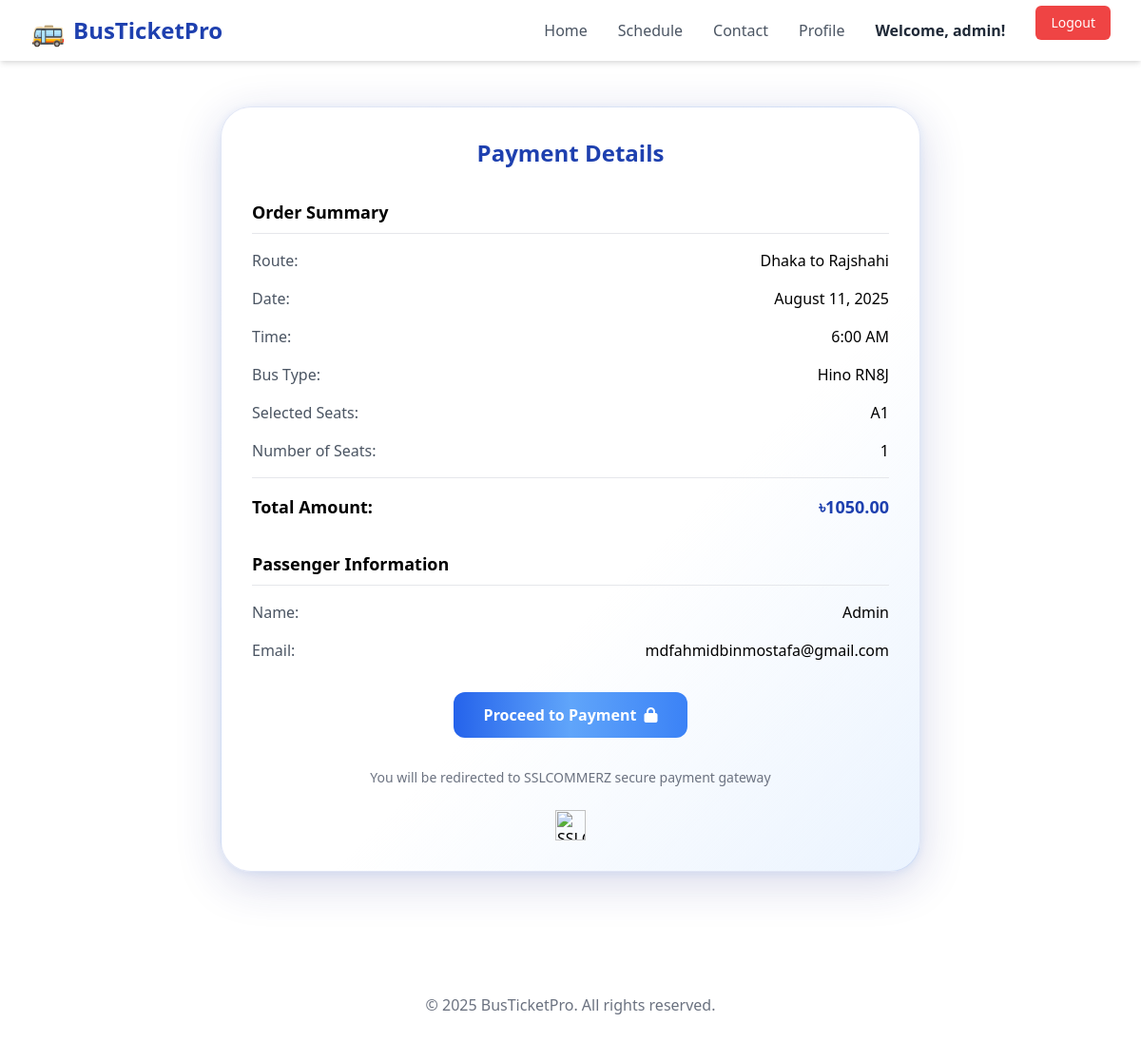
/payment/23/ (signed in), run on the app's committed database.
### ticket/models.py (models this page shows, shortened)
class User(AbstractUser):
    phone = models.CharField(max_length=15, blank=True, null=True)

class Booking(models.Model):
    schedule = models.ForeignKey(Schedule, on_delete=models.CASCADE)
    user = models.ForeignKey(User, on_delete=models.CASCADE, null=True, blank=True)
    passenger_name = models.CharField(max_length=100)
    passenger_email = models.EmailField()
    passenger_phone = models.CharField(max_length=15, null=True, blank=True)
    seats_booked = models.PositiveIntegerField()
    booking_time = models.DateTimeField(auto_now_add=True)
    is_confirmed = models.BooleanField(default=False)

class Schedule(models.Model):
    bus = models.ForeignKey(Bus, on_delete=models.CASCADE)
    route = models.ForeignKey(Route, on_delete=models.CASCADE)
    departure_time = models.DateTimeField()
    arrival_time = models.DateTimeField()
    fare = models.DecimalField(max_digits=8, decimal_places=2)

class Route(models.Model):
    origin = models.CharField(max_length=100)
    destination = models.CharField(max_length=100)
    distance_km = models.FloatField()
    def __str__(self):
        return f"{self.origin} to {self.destination}"

class Bus(models.Model):
    name = models.CharField(max_length=100, default="")
    number_plate = models.CharField(max_length=20, unique=True)
    capacity = models.PositiveIntegerField()
    bus_type = models.CharField(max_length=50)

class Ticket(models.Model):
    booking = models.ForeignKey(Booking, on_delete=models.CASCADE)
    seat_number = models.PositiveIntegerField()
    issued_at = models.DateTimeField(auto_now_add=True)

### ticket/views.py (the view)
# urls.py: path('payment/<int:booking_id>/', views.payment, name='payment'),
def payment(request, booking_id):
    booking = get_object_or_404(Booking, id=booking_id)
    tickets = Ticket.objects.filter(booking=booking)
    total_amount = booking.seats_booked * booking.schedule.fare
    return render(request, 'payment.html', {
        'booking': booking,
        'tickets': tickets,
        'total_amount': total_amount
    })

### ticket/templatetags/ticket_tags.py (called while the page is built)
@register.filter(name='to_seat_name')
def to_seat_name(seat_number):
    if not isinstance(seat_number, int) or seat_number <= 0:
        return ""
    seats_per_row = 4
    row = chr(ord('A') + (seat_number - 1) // seats_per_row)
    col = (seat_number - 1) % seats_per_row + 1
    return f"{row}{col}"

### templates/payment.html (shortened to what this page needs)
{% load ticket_tags %}
{% include 'header.html' %}
<!DOCTYPE html>
<html lang="en">
<head>
    <link href="https://cdn.jsdelivr.net/npm/tailwindcss@2.2.19/dist/tailwind.min.css" rel="stylesheet">
    <link href="https://cdnjs.cloudflare.com/ajax/libs/font-awesome/6.4.0/css/all.min.css" rel="stylesheet">
</head>
<body class="bg-gradient-to-br from-blue-300/60 via-white/80 to-blue-100/60 min-h-screen">
    <main class="max-w-3xl mx-auto py-12 px-2 md:px-4">
        <div class="glassy-3d-card rounded-2xl shadow-lg p-8">
            <h2 class="text-2xl font-bold text-center text-blue-800 mb-8">Payment Details</h2>
            <div class="mb-8">
                <h3 class="text-lg font-semibold mb-4 pb-2 border-b">Order Summary</h3>
                <div class="space-y-4">
                    <div class="flex justify-between">
                        <span class="text-gray-600">Route:</span>
                        <span class="font-medium">{{ booking.schedule.route }}</span>
                    </div>
                    <div class="flex justify-between">
                        <span class="text-gray-600">Date:</span>
                        <span class="font-medium">{{ booking.schedule.departure_time|date:"F j, Y" }}</span>
                    </div>
                    <div class="flex justify-between">
                        <span class="text-gray-600">Time:</span>
                        <span class="font-medium">{{ booking.schedule.departure_time|date:"g:i A" }}</span>
                    </div>
                    <div class="flex justify-between">
                        <span class="text-gray-600">Bus Type:</span>
                        <span class="font-medium">{{ booking.schedule.bus.bus_type }}</span>
                    </div>
                    <div class="flex justify-between">
                        <span class="text-gray-600">Selected Seats:</span>
                        <span class="font-medium">
                            {% for ticket in tickets %}
                                {{ ticket.seat_number|to_seat_name }}{% if not forloop.last %}, {% endif %}
                            {% endfor %}
                        </span>
                    </div>
                    <div class="flex justify-between">
                        <span class="text-gray-600">Number of Seats:</span>
                        <span class="font-medium">{{ booking.seats_booked }}</span>
                    </div>
                    <div class="flex justify-between text-lg font-semibold pt-4 border-t">
                        <span>Total Amount:</span>
                        <span class="text-blue-800">৳{{ total_amount }}</span>
                    </div>
                </div>
            </div>
            <div class="mb-8">
                <h3 class="text-lg font-semibold mb-4 pb-2 border-b">Passenger Information</h3>
                <div class="space-y-4">
                    <div class="flex justify-between">
                        <span class="text-gray-600">Name:</span>
                        <span class="font-medium">{{ booking.passenger_name }}</span>
                    </div>
                    <div class="flex justify-between">
                        <span class="text-gray-600">Email:</span>
                        <span class="font-medium">{{ booking.passenger_email }}</span>
                    </div>
                </div>
            </div>
            <div class="text-center">
                <form method="POST" action="{% url 'initiate_payment' %}" class="inline-block">
                    <button type="submit" class="bg-gradient-to-r from-blue-600 via-blue-400 to-blue-500 text-white px-8 py-3 rounded-xl font-semibold hover:scale-105 hover:from-blue-700 hover:to-blue-500 focus:ring-4 focus:ring-blue-300 transition-all duration-200 flex items-center justify-center space-x-2">
                        <span>Proceed to Payment</span>
                        <i class="fas fa-lock"></i>
                    </button>
                </form>
                <p class="mt-4 text-sm text-gray-500">You will be redirected to SSLCOMMERZ secure payment gateway</p>
                <div class="mt-6 flex justify-center space-x-4">
                    <img src="https://securepay.sslcommerz.com/public/image/SSLCommerz-Pay-With-logo-All-Size-01.png"
                         alt="SSLCOMMERZ" class="h-8">
                </div>
            </div>
        </div>
    </main>
    <footer class="bg-white/80 py-8 mt-12 backdrop-blur-md">
        <div class="max-w-7xl mx-auto px-6 text-center text-gray-500">
            <p>&copy; 2025 BusTicketPro. All rights reserved.</p>
        </div>
    </footer>
</body>
</html>

### templates/header.html (shortened to what this page needs)
{% load static %}
<header class="bg-white shadow-md sticky top-0 z-50">
    <div class="max-w-7xl mx-auto px-4 sm:px-6 lg:px-8">
        <div class="flex justify-between items-center h-16">
            <div class="flex-shrink-0">
                <a href="{% url 'home' %}" class="flex items-center gap-2">
                    <span class="text-3xl">🚌</span>
                    <span class="text-2xl font-bold text-blue-800">BusTicketPro</span>
                </a>
            </div>
            <nav class="hidden md:flex items-center space-x-8">
                <a href="{% url 'home' %}" class="text-gray-600 hover:text-blue-700 font-medium transition">Home</a>
                <a href="{% url 'schedule' %}" class="text-gray-600 hover:text-blue-700 font-medium transition">Schedule</a>
                <a href="{% url 'contact' %}" class="text-gray-600 hover:text-blue-700 font-medium transition">Contact</a>
                {% if user.is_authenticated %}
                    <a href="{% url 'profile' %}" class="text-gray-600 hover:text-blue-700 font-medium transition">Profile</a>
                    <span class="text-gray-800 font-semibold">Welcome, {{ user.username }}!</span>
                    <form method="post" action="{% url 'logout' %}">
                        <button type="submit" class="bg-red-500 text-white px-4 py-2 rounded-md text-sm font-medium hover:bg-red-600 transition">Logout</button>
                    </form>
                {% else %}
                    <a href="{% url 'login' %}" class="text-gray-600 hover:text-blue-700 font-medium transition">Login</a>
                    <a href="{% url 'register' %}" class="bg-blue-600 text-white px-4 py-2 rounded-md text-sm font-medium hover:bg-blue-700 transition">Register</a>
                {% endif %}
            </nav>
        </div>
    </div>
</header>

### templates/payment.html (style rules this page uses)
.glassy-3d-card { background: linear-gradient(135deg, rgba(255,255,255,0.75) 60%, rgba(96,165,250,0.13) 100%); box-shadow: 0 12px 48px 0 rgba(31, 38, 135, 0.18), 0 1.5px 8px 0 #60a5fa22; border-radius: 2rem; border: 1.5px solid rgba(30, 64, 175, 0.13); }

### data on the page
User: username "admin"
Booking: schedule.route "Dhaka to Rajshahi", schedule.departure_time "August 11, 2025", schedule.departure_time "6:00 AM", schedule.bus.bus_type "Hino RN8J", seats_booked "1", passenger_name "Admin", passenger_email "mdfahmidbinmostafa@gmail.com"
Ticket: seat_number|to_seat_name "A1"

### other printed values
{{ total_amount }} "1050.00"
